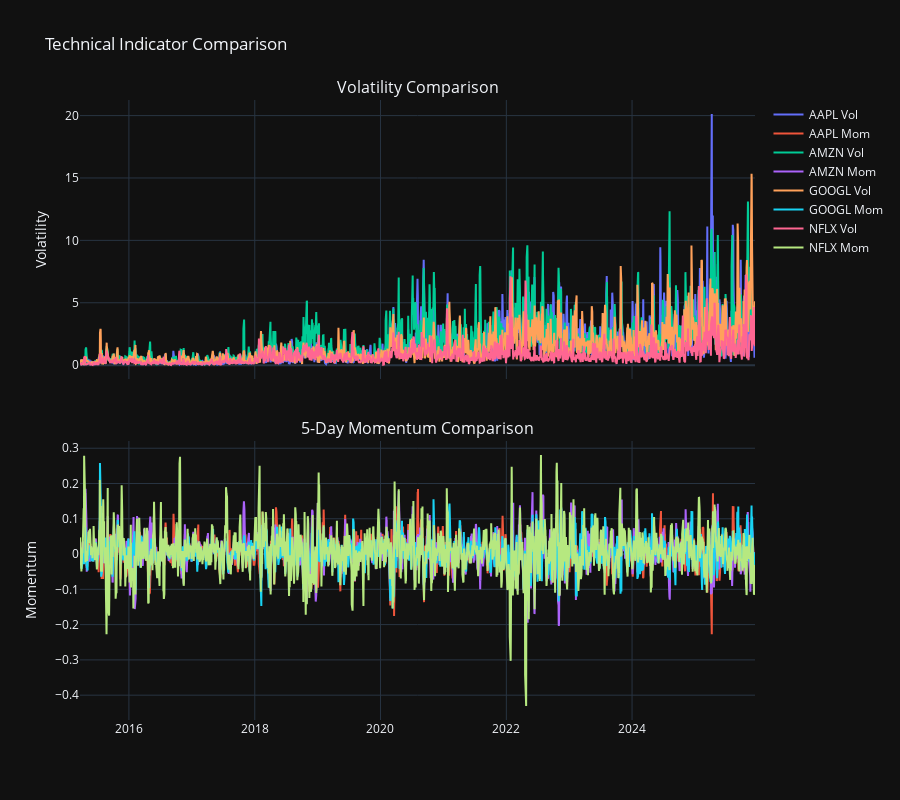

Notebook code cell kept with this figure:
### Markdown cell above
## 2. Volatility & Momentum Overlays
Overlaying technical indicators to compare performance and risk characteristics across stocks.

### Code cell
fig = make_subplots(rows=2, cols=1, shared_xaxes=True, vertical_spacing=0.1, 
                    subplot_titles=('Volatility Comparison', '5-Day Momentum Comparison'))

for ticker in tickers:
    subset = df[df['Ticker'] == ticker].sort_values('Date')
    
    # Add Volatility trace
    fig.add_trace(
        go.Scatter(x=subset['Date'], y=subset['Volatility'], name=f'{ticker} Vol'),
        row=1, col=1
    )
    
    # Add Momentum trace
    fig.add_trace(
        go.Scatter(x=subset['Date'], y=subset['Momentum_5d'], name=f'{ticker} Mom'),
        row=2, col=1
    )

fig.update_layout(height=800, title_text='Technical Indicator Comparison', template='plotly_dark', showlegend=True)
fig.update_yaxes(title_text="Volatility", row=1, col=1)
fig.update_yaxes(title_text="Momentum", row=2, col=1)
fig.show()

### Figure 1 — Plotly figure (JSON) as saved in the notebook; plotly's stock layout.template omitted (floating-point values rounded to 4 significant figures; data arrays with more than 128 entries replaced by an {"elided": "..."} marker saying what was removed)
{"data": [{"name": "AAPL Vol", "type": "scatter", "x": {"elided": "2701 str values"}, "xaxis": "x", "y": {"elided": "2701 float values"}, "yaxis": "y"}, {"name": "AAPL Mom", "type": "scatter", "x": {"elided": "2701 str values"}, "xaxis": "x2", "y": {"elided": "2701 float values"}, "yaxis": "y2"}, {"name": "AMZN Vol", "type": "scatter", "x": {"elided": "2701 str values"}, "xaxis": "x", "y": {"elided": "2701 float values"}, "yaxis": "y"}, {"name": "AMZN Mom", "type": "scatter", "x": {"elided": "2701 str values"}, "xaxis": "x2", "y": {"elided": "2701 float values"}, "yaxis": "y2"}, {"name": "GOOGL Vol", "type": "scatter", "x": {"elided": "2701 str values"}, "xaxis": "x", "y": {"elided": "2701 float values"}, "yaxis": "y"}, {"name": "GOOGL Mom", "type": "scatter", "x": {"elided": "2701 str values"}, "xaxis": "x2", "y": {"elided": "2701 float values"}, "yaxis": "y2"}, {"name": "NFLX Vol", "type": "scatter", "x": {"elided": "2701 str values"}, "xaxis": "x", "y": {"elided": "2701 float values"}, "yaxis": "y"}, {"name": "NFLX Mom", "type": "scatter", "x": {"elided": "2701 str values"}, "xaxis": "x2", "y": {"elided": "2701 float values"}, "yaxis": "y2"}], "layout": {"annotations": [{"font": {"size": 16}, "showarrow": false, "text": "Volatility Comparison", "x": 0.5, "xanchor": "center", "xref": "paper", "y": 1, "yanchor": "bottom", "yref": "paper"}, {"font": {"size": 16}, "showarrow": false, "text": "5-Day Momentum Comparison", "x": 0.5, "xanchor": "center", "xref": "paper", "y": 0.45, "yanchor": "bottom", "yref": "paper"}], "height": 800, "showlegend": true, "title": {"text": "Technical Indicator Comparison"}, "xaxis": {"anchor": "y", "domain": [0, 1], "matches": "x2", "showticklabels": false}, "xaxis2": {"anchor": "y2", "domain": [0, 1]}, "yaxis": {"anchor": "x", "domain": [0.55, 1], "title": {"text": "Volatility"}}, "yaxis2": {"anchor": "x2", "domain": [0, 0.45], "title": {"text": "Momentum"}}}}
